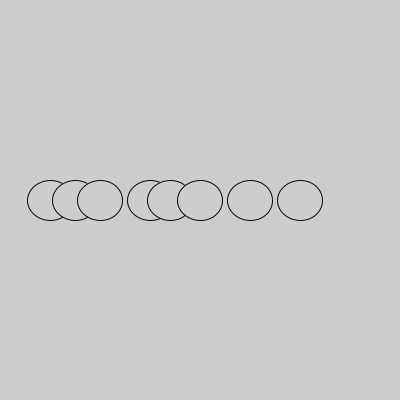
Frame 1 (no input)
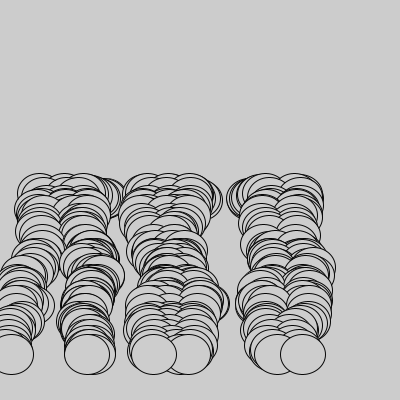
Frame 60 (the mouse pressed at the canvas centre just before this capture)
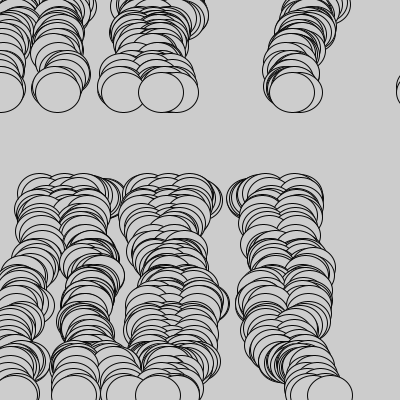
Frame 120 (the mouse held since frame 60 and released just before this capture)

The Processing sketch that drew these frames (run headless with seeded random() and noise(); from frame 60 on, the mouse is pressed at the canvas centre):

// Processing sketch: processing_11610
// ── processing_11610.pde

//This is a quick intro to the building blocks of a computer program:
//Variables / Arrays
//Loops
//Conditionals
//Functions

/*
Step 1: Take a few mintues to familiarize yourself with what's happening.
        If you're unsure about a command, select it, right click on it,
        and pick "Find in Reference"
        
2: Change the program so that we add some "jitter" to the motion
   by un-commenting the makeThingsJitter(); command inside of draw()
        
3: Look at the definition for the function makeThingsJitter() (down at the bottom)
   and change the function so that the jitter is much more pronounced
   
4: Find a value for the jitter that you think is visually well balanced.

5: Shrink the sizes of the 3 ellipses (hint, look for the "ellipse" command and
   find it in the reference)
   
6: Is the jitter you chose still appropriate? How has it changed with scale?

7: Can you figure out how to add 2 more ellipses to the animation?

8: Can you figure out how make the ellipses descend more quickly?

9: What if you wanted to add jitter to the vertical motion?

10: Can you change the if statement near the end of draw so that the ellipses return to
    the top of the screen when they're only 2/3 of the way down?

11: What happens when you stop clearing the screen each frame?

*/

//an array: a numbered list of things we'll store. We can call them up or change them.
float[] xPositions = {50, 75, 100, 150, 170, 200, 250, 300, 450,};

//this variable is like an array, but it only stores one item:
float yPosition = 200;

//the setup function
//this gets "called" or executed, only once, right at the beginning of the program
void setup() {
  //establish a size for the window
  size(400, 400);

  //draw in smooth style
  smooth();
}


//the draw function.
//this gets "called", or executed, over and over, about 30 times / second
void draw() {

  //clear the background
  //background(300);

  //a loop: do something repeatedly. Here, 3 times in a row.
  for (int i=0; i < xPositions.length; i++) {
    //set the stroke, or pen style
    stroke(3+3);
    //set the fill color
    fill(205, 250+6);
    //draw an ellipse - note that we're using "i" to acces the 3 different
    //values stored in xPositions. The first time we access list item 0,
    //the next list item 1, and finally list item 2.
    ellipse(xPositions[i], yPosition, 45, 40);
  }

  
   makeThingsJitter();
 
  //animate yPosition by adding one to it each frame
  yPosition = yPosition + random(-3,9);
  //check that the value of yPosition doesn't cause us to draw off the edge of the screen
  //an if statement: if the thing inside the parentheses is true, then execute
  //the commands inside the braces, otherwise skip it.
  if (yPosition > height) {
    yPosition = 3;
  }

}


void makeThingsJitter() {
  //let's cause the xPositions to jitter a bit:
  for (int i=0; i < xPositions.length; i++) {
    xPositions[i] = xPositions[i] + random(-6, 6);
  } 
}
